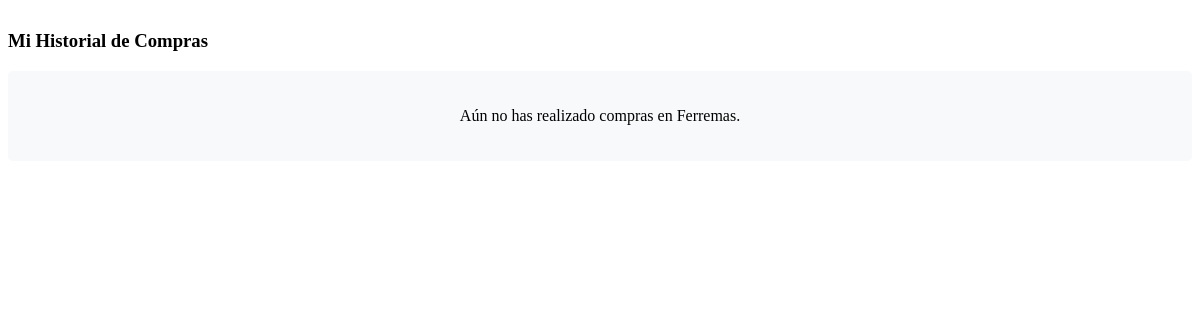
Page /perfil/mis-compras/ (signed in) on the earlier database version.
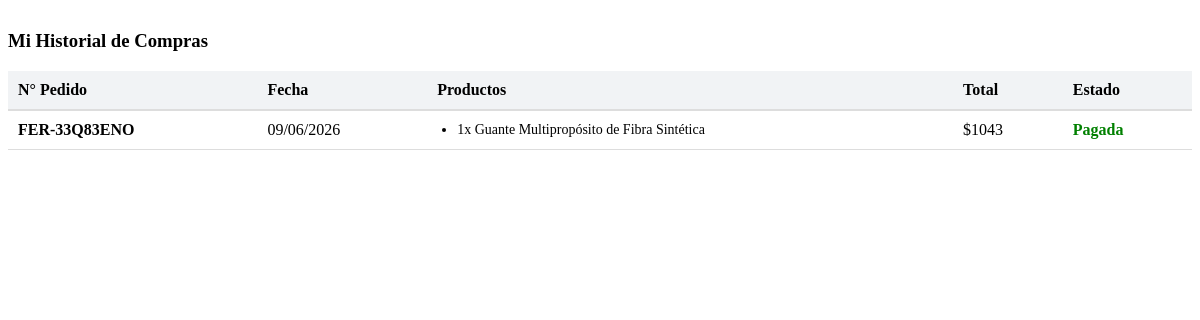
Same page on the later database version.
### ferremas/models.py (models this page shows, shortened)
class Orden(models.Model):
    ESTADO_CHOICES = [
        ('PENDIENTE', 'Pendiente de Pago'),
        ('ESPERANDO_TRANSFERENCIA', 'Esperando Confirmación Bancaria'),
        ('PAGADA', 'Pagada Exitosamente'),
        ('RECHAZADA', 'Pago Rechazado'),
        ('CANCELADA', 'Cancelada por el Usuario / Timeout'),
    ]
    METODO_PAGO_CHOICES = [
        ('WEBPAY', 'Transbank Webpay Plus'),
        ('TRANSFERENCIA', 'Transferencia Bancaria'),
    ]
    id = models.UUIDField(primary_key=True, default=uuid.uuid4, editable=False)
    numero_pedido = models.CharField(max_length=20, unique=True, default=generar_numero_pedido)
    usuario = models.ForeignKey(User, on_delete=models.SET_NULL, null=True, blank=True)
    session_id = models.CharField(max_length=100, blank=True, null=True) # Para usuarios anónimos
    fecha_creacion = models.DateTimeField(auto_now_add=True)
    estado = models.CharField(max_length=30, choices=ESTADO_CHOICES, default='PENDIENTE')
    metodo_pago = models.CharField(max_length=20, choices=METODO_PAGO_CHOICES, default='WEBPAY')
    total = models.PositiveIntegerField(help_text="Total pagado en CLP")
    token_ws = models.CharField(max_length=255, blank=True, null=True, help_text="Token de Webpay")
    codigo_autorizacion = models.CharField(max_length=100, blank=True, null=True)

class DetalleOrden(models.Model):
    orden = models.ForeignKey(Orden, related_name='detalles', on_delete=models.CASCADE)
    producto = models.ForeignKey(Producto, on_delete=models.PROTECT)
    cantidad = models.PositiveIntegerField()
    precio_unitario = models.PositiveIntegerField(help_text="Precio al momento de la compra")

class Producto(models.Model):
    nombre = models.CharField(max_length=100)
    precio = models.DecimalField(max_digits=10, decimal_places=0)
    descripcion = models.TextField()
    foto = models.ImageField(upload_to='productos/')
    stock = models.PositiveIntegerField(default=0)
    vendedor = models.ForeignKey(User, on_delete=models.CASCADE, null=True, blank=True, related_name='productos_en_venta')
    usd = models.DecimalField(max_digits=10, decimal_places=2, null=True)

### ferremas/views.py (the view)
# urls.py: path('perfil/mis-compras/', views.mis_compras, name='mis_compras'),
@login_required
def mis_compras(request):
    ordenes = Orden.objects.filter(usuario=request.user).exclude(estado='PENDIENTE').order_by('-fecha_creacion')
    return render(request, 'ferremas/mis_compras.html', {'ordenes': ordenes})

### ferremas/templates/ferremas/mis_compras.html
<div class="historial-compras" style="margin-top: 30px;">
    <h3>Mi Historial de Compras</h3>
    {% if ordenes %}
        <table style="width: 100%; border-collapse: collapse; margin-top: 15px;">
            <thead>
                <tr style="background-color: #f1f3f5; text-align: left;">
                    <th style="padding: 10px; border-bottom: 2px solid #ddd;">N° Pedido</th>
                    <th style="padding: 10px; border-bottom: 2px solid #ddd;">Fecha</th>
                    <th style="padding: 10px; border-bottom: 2px solid #ddd;">Productos</th> <th style="padding: 10px; border-bottom: 2px solid #ddd;">Total</th>
                    <th style="padding: 10px; border-bottom: 2px solid #ddd;">Estado</th>
                </tr>
            </thead>
            <tbody>
                {% for orden in ordenes %}
                <tr>
                    <td style="padding: 10px; border-bottom: 1px solid #ddd;"><strong>{{ orden.numero_pedido }}</strong></td>
                    <td style="padding: 10px; border-bottom: 1px solid #ddd;">{{ orden.fecha_creacion|date:"d/m/Y" }}</td>
                    <td style="padding: 10px; border-bottom: 1px solid #ddd; font-size: 14px;">
                        <ul style="margin: 0; padding-left: 20px;">
                            {% for detalle in orden.detalles.all %}
                                <li>{{ detalle.cantidad }}x {{ detalle.producto.nombre }}</li>
                            {% endfor %}
                        </ul>
                    </td>
                    <td style="padding: 10px; border-bottom: 1px solid #ddd;">${{ orden.total }}</td>
                    <td style="padding: 10px; border-bottom: 1px solid #ddd;">
                        {% if orden.estado == 'PAGADA' %}
                            <span style="color: green; font-weight: bold;">Pagada</span>
                        {% else %}
                            <span style="color: #666;">{{ orden.get_estado_display }}</span>
                        {% endif %}
                    </td>
                </tr>
                {% endfor %}
            </tbody>
        </table>
    {% else %}
        <div style="background-color: #f8f9fa; padding: 20px; text-align: center; border-radius: 5px;">
            <p>Aún no has realizado compras en Ferremas.</p>
        </div>
    {% endif %}
</div>

Differences in the rows shown:
added Orden: numero_pedido "FER-33Q83ENO", fecha_creacion "09/06/2026", total "1043", estado "Pagada"
added DetalleOrden: cantidad "1", producto.nombre "Guante Multipropósito de Fibra Sintética"
Other differences:
text no longer shown: "Aún no has realizado compras en Ferremas."
text now shown: "N° Pedido Fecha Productos Total Estado"
